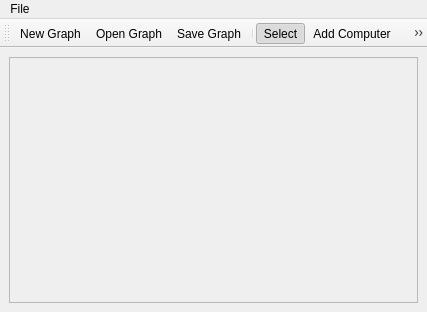
<?xml version="1.0" encoding="UTF-8"?>
<ui version="4.0">
 <class>ResourcesGraphEditor</class>
 <widget class="QMainWindow" name="ResourcesGraphEditor">
  <property name="windowModality">
   <enum>Qt::ApplicationModal</enum>
  </property>
  <property name="geometry">
   <rect>
    <x>0</x>
    <y>0</y>
    <width>427</width>
    <height>312</height>
   </rect>
  </property>
  <property name="windowTitle">
   <string>Resources Graph Editor</string>
  </property>
  <property name="windowIcon">
   <iconset resource="resources.qrc">
    <normaloff>:/pics/pics/graph.png</normaloff>:/pics/pics/graph.png</iconset>
  </property>
  <property name="styleSheet">
   <string notr="true">QWidget, QMenuBar::item {
	background-color: qlineargradient(x1: 0, y1: 0, x2: 0, y2: 1,
                                      stop: 0 #c5d8ef, stop: 1 #89a5c3);
}

QLabel, QSlider {
	background-color: transparent;
}</string>
  </property>
  <widget class="QWidget" name="centralwidget">
   <layout class="QVBoxLayout" name="verticalLayout">
    <item>
     <layout class="QHBoxLayout" name="horizontalLayout">
      <item>
       <widget class="QScrollArea" name="graphArea">
        <property name="widgetResizable">
         <bool>false</bool>
        </property>
        <widget class="QWidget" name="scrollAreaWidgetContents">
         <property name="geometry">
          <rect>
           <x>0</x>
           <y>0</y>
           <width>398</width>
           <height>230</height>
          </rect>
         </property>
        </widget>
       </widget>
      </item>
     </layout>
    </item>
   </layout>
  </widget>
  <widget class="QMenuBar" name="menubar">
   <property name="geometry">
    <rect>
     <x>0</x>
     <y>0</y>
     <width>427</width>
     <height>20</height>
    </rect>
   </property>
   <widget class="QMenu" name="menuFile">
    <property name="title">
     <string>File</string>
    </property>
    <addaction name="actionNew_System"/>
    <addaction name="actionOpen_System"/>
    <addaction name="actionSave_System"/>
    <addaction name="actionSave_System_As"/>
    <addaction name="actionExit"/>
   </widget>
   <addaction name="menuFile"/>
  </widget>
  <widget class="QToolBar" name="toolBar">
   <property name="windowTitle">
    <string>toolBar</string>
   </property>
   <attribute name="toolBarArea">
    <enum>TopToolBarArea</enum>
   </attribute>
   <attribute name="toolBarBreak">
    <bool>false</bool>
   </attribute>
   <addaction name="actionNew_System"/>
   <addaction name="actionOpen_System"/>
   <addaction name="actionSave_System"/>
   <addaction name="separator"/>
   <addaction name="actionSelect"/>
   <addaction name="actionComputer"/>
   <addaction name="actionStorage"/>
   <addaction name="actionRouter"/>
   <addaction name="actionEdge"/>
   <addaction name="separator"/>
   <addaction name="actionTopology"/>
  </widget>
  <action name="actionSelect">
   <property name="checkable">
    <bool>true</bool>
   </property>
   <property name="checked">
    <bool>true</bool>
   </property>
   <property name="icon">
    <iconset resource="resources.qrc">
     <normaloff>:/pics/pics/select.png</normaloff>:/pics/pics/select.png</iconset>
   </property>
   <property name="text">
    <string>Select</string>
   </property>
   <property name="shortcut">
    <string>Alt+1</string>
   </property>
  </action>
  <action name="actionComputer">
   <property name="checkable">
    <bool>true</bool>
   </property>
   <property name="icon">
    <iconset resource="resources.qrc">
     <normaloff>:/pics/pics/computer.png</normaloff>:/pics/pics/computer.png</iconset>
   </property>
   <property name="text">
    <string>Add Computer</string>
   </property>
   <property name="toolTip">
    <string>Add Computer</string>
   </property>
   <property name="shortcut">
    <string>Alt+2</string>
   </property>
  </action>
  <action name="actionEdge">
   <property name="checkable">
    <bool>true</bool>
   </property>
   <property name="icon">
    <iconset resource="resources.qrc">
     <normaloff>:/pics/pics/edge.png</normaloff>:/pics/pics/edge.png</iconset>
   </property>
   <property name="text">
    <string>Add Edge</string>
   </property>
   <property name="shortcut">
    <string>Alt+3</string>
   </property>
  </action>
  <action name="actionNew_System">
   <property name="icon">
    <iconset resource="resources.qrc">
     <normaloff>:/pics/pics/page.png</normaloff>:/pics/pics/page.png</iconset>
   </property>
   <property name="text">
    <string>New Graph</string>
   </property>
   <property name="shortcut">
    <string>Ctrl+N</string>
   </property>
  </action>
  <action name="actionOpen_System">
   <property name="icon">
    <iconset resource="resources.qrc">
     <normaloff>:/pics/pics/folder.png</normaloff>:/pics/pics/folder.png</iconset>
   </property>
   <property name="text">
    <string>Open Graph</string>
   </property>
   <property name="shortcut">
    <string>Ctrl+O</string>
   </property>
  </action>
  <action name="actionSave_System">
   <property name="icon">
    <iconset resource="resources.qrc">
     <normaloff>:/pics/pics/cd.png</normaloff>:/pics/pics/cd.png</iconset>
   </property>
   <property name="text">
    <string>Save Graph</string>
   </property>
   <property name="shortcut">
    <string>Ctrl+S</string>
   </property>
  </action>
  <action name="actionSave_System_As">
   <property name="text">
    <string>Save Graph As...</string>
   </property>
   <property name="shortcut">
    <string>Ctrl+Shift+S</string>
   </property>
  </action>
  <action name="actionExit">
   <property name="text">
    <string>Exit</string>
   </property>
   <property name="shortcut">
    <string>Ctrl+X</string>
   </property>
  </action>
  <action name="actionStorage">
   <property name="checkable">
    <bool>true</bool>
   </property>
   <property name="icon">
    <iconset resource="resources.qrc">
     <normaloff>:/pics/pics/storage.png</normaloff>:/pics/pics/storage.png</iconset>
   </property>
   <property name="text">
    <string>Add Storage</string>
   </property>
   <property name="toolTip">
    <string>Add Storage</string>
   </property>
   <property name="shortcut">
    <string>Alt+4</string>
   </property>
  </action>
  <action name="actionRouter">
   <property name="checkable">
    <bool>true</bool>
   </property>
   <property name="icon">
    <iconset resource="resources.qrc">
     <normaloff>:/pics/pics/router.png</normaloff>:/pics/pics/router.png</iconset>
   </property>
   <property name="text">
    <string>Add Router</string>
   </property>
   <property name="toolTip">
    <string>Add Router</string>
   </property>
   <property name="shortcut">
    <string>Alt+5</string>
   </property>
  </action>
  <action name="actionTopology">
   <property name="icon">
    <iconset resource="resources.qrc">
     <normaloff>:/pics/pics/topology.png</normaloff>:/pics/pics/topology.png</iconset>
   </property>
   <property name="text">
    <string>Generate Standart Topology</string>
   </property>
   <property name="toolTip">
    <string>Generate Standart Topology</string>
   </property>
  </action>
 </widget>
 <resources>
  <include location="resources.qrc"/>
 </resources>
 <connections>
  <connection>
   <sender>actionSelect</sender>
   <signal>triggered()</signal>
   <receiver>ResourcesGraphEditor</receiver>
   <slot>toggleSelect()</slot>
   <hints>
    <hint type="sourcelabel">
     <x>-1</x>
     <y>-1</y>
    </hint>
    <hint type="destinationlabel">
     <x>209</x>
     <y>165</y>
    </hint>
   </hints>
  </connection>
  <connection>
   <sender>actionComputer</sender>
   <signal>triggered()</signal>
   <receiver>ResourcesGraphEditor</receiver>
   <slot>toggleComputer()</slot>
   <hints>
    <hint type="sourcelabel">
     <x>-1</x>
     <y>-1</y>
    </hint>
    <hint type="destinationlabel">
     <x>209</x>
     <y>165</y>
    </hint>
   </hints>
  </connection>
  <connection>
   <sender>actionEdge</sender>
   <signal>triggered()</signal>
   <receiver>ResourcesGraphEditor</receiver>
   <slot>toggleEdge()</slot>
   <hints>
    <hint type="sourcelabel">
     <x>-1</x>
     <y>-1</y>
    </hint>
    <hint type="destinationlabel">
     <x>209</x>
     <y>165</y>
    </hint>
   </hints>
  </connection>
  <connection>
   <sender>actionNew_System</sender>
   <signal>triggered()</signal>
   <receiver>ResourcesGraphEditor</receiver>
   <slot>New()</slot>
   <hints>
    <hint type="sourcelabel">
     <x>-1</x>
     <y>-1</y>
    </hint>
    <hint type="destinationlabel">
     <x>209</x>
     <y>165</y>
    </hint>
   </hints>
  </connection>
  <connection>
   <sender>actionOpen_System</sender>
   <signal>triggered()</signal>
   <receiver>ResourcesGraphEditor</receiver>
   <slot>Open()</slot>
   <hints>
    <hint type="sourcelabel">
     <x>-1</x>
     <y>-1</y>
    </hint>
    <hint type="destinationlabel">
     <x>209</x>
     <y>165</y>
    </hint>
   </hints>
  </connection>
  <connection>
   <sender>actionSave_System</sender>
   <signal>triggered()</signal>
   <receiver>ResourcesGraphEditor</receiver>
   <slot>Save()</slot>
   <hints>
    <hint type="sourcelabel">
     <x>-1</x>
     <y>-1</y>
    </hint>
    <hint type="destinationlabel">
     <x>209</x>
     <y>165</y>
    </hint>
   </hints>
  </connection>
  <connection>
   <sender>actionSave_System_As</sender>
   <signal>triggered()</signal>
   <receiver>ResourcesGraphEditor</receiver>
   <slot>SaveAs()</slot>
   <hints>
    <hint type="sourcelabel">
     <x>-1</x>
     <y>-1</y>
    </hint>
    <hint type="destinationlabel">
     <x>209</x>
     <y>165</y>
    </hint>
   </hints>
  </connection>
  <connection>
   <sender>actionExit</sender>
   <signal>triggered()</signal>
   <receiver>ResourcesGraphEditor</receiver>
   <slot>close()</slot>
   <hints>
    <hint type="sourcelabel">
     <x>-1</x>
     <y>-1</y>
    </hint>
    <hint type="destinationlabel">
     <x>209</x>
     <y>165</y>
    </hint>
   </hints>
  </connection>
  <connection>
   <sender>actionStorage</sender>
   <signal>triggered()</signal>
   <receiver>ResourcesGraphEditor</receiver>
   <slot>toggleStorage()</slot>
   <hints>
    <hint type="sourcelabel">
     <x>-1</x>
     <y>-1</y>
    </hint>
    <hint type="destinationlabel">
     <x>213</x>
     <y>155</y>
    </hint>
   </hints>
  </connection>
  <connection>
   <sender>actionRouter</sender>
   <signal>triggered()</signal>
   <receiver>ResourcesGraphEditor</receiver>
   <slot>toggleRouter()</slot>
   <hints>
    <hint type="sourcelabel">
     <x>-1</x>
     <y>-1</y>
    </hint>
    <hint type="destinationlabel">
     <x>213</x>
     <y>155</y>
    </hint>
   </hints>
  </connection>
  <connection>
   <sender>actionTopology</sender>
   <signal>triggered()</signal>
   <receiver>ResourcesGraphEditor</receiver>
   <slot>generateTopology()</slot>
   <hints>
    <hint type="sourcelabel">
     <x>-1</x>
     <y>-1</y>
    </hint>
    <hint type="destinationlabel">
     <x>213</x>
     <y>155</y>
    </hint>
   </hints>
  </connection>
 </connections>
 <slots>
  <slot>toggleSelect()</slot>
  <slot>toggleComputer()</slot>
  <slot>toggleEdge()</slot>
  <slot>New()</slot>
  <slot>Open()</slot>
  <slot>Save()</slot>
  <slot>SaveAs()</slot>
  <slot>toggleStorage()</slot>
  <slot>toggleRouter()</slot>
  <slot>generateTopology()</slot>
 </slots>
</ui>
